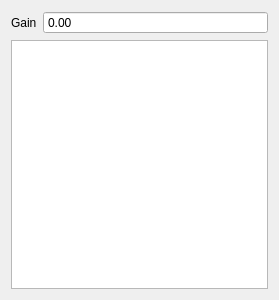
<?xml version="1.0" encoding="UTF-8"?>
<ui version="4.0">
 <class>Form</class>
 <widget class="QWidget" name="Form">
  <property name="geometry">
   <rect>
    <x>0</x>
    <y>0</y>
    <width>279</width>
    <height>300</height>
   </rect>
  </property>
  <property name="windowTitle">
   <string>Form</string>
  </property>
  <layout class="QGridLayout" name="gridLayout">
   <item row="0" column="1">
    <widget class="QLabel" name="label">
     <property name="text">
      <string>Gain</string>
     </property>
    </widget>
   </item>
   <item row="0" column="2">
    <widget class="MagnitudeSpinBox" name="gainBox">
     <property name="sizePolicy">
      <sizepolicy hsizetype="Minimum" vsizetype="Fixed">
       <horstretch>1</horstretch>
       <verstretch>0</verstretch>
      </sizepolicy>
     </property>
     <property name="toolTip">
      <string>AdjustVoltage = Gain * Sum( amplitude_i * solution_i )</string>
     </property>
     <property name="buttonSymbols">
      <enum>QAbstractSpinBox::NoButtons</enum>
     </property>
    </widget>
   </item>
   <item row="1" column="1" colspan="2">
    <widget class="QTableView" name="tableView"/>
   </item>
  </layout>
 </widget>
 <customwidgets>
  <customwidget>
   <class>MagnitudeSpinBox</class>
   <extends>QDoubleSpinBox</extends>
   <header>uiModules.MagnitudeSpinBox</header>
  </customwidget>
 </customwidgets>
 <resources>
  <include location="Experiment.qrc"/>
 </resources>
 <connections/>
</ui>
